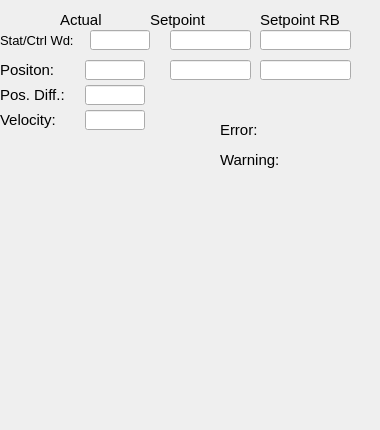
   <widget class="QWidget" name="tab">
    <property name="sizePolicy">
     <sizepolicy hsizetype="Fixed" vsizetype="Fixed">
      <horstretch>0</horstretch>
      <verstretch>0</verstretch>
     </sizepolicy>
    </property>
    <attribute name="title">
     <string>General</string>
    </attribute>
    <widget class="caLabel" name="calabel_9">
     <property name="geometry">
      <rect>
       <x>0</x>
       <y>30</y>
       <width>80</width>
       <height>20</height>
      </rect>
     </property>
     <property name="sizePolicy">
      <sizepolicy hsizetype="Fixed" vsizetype="Fixed">
       <horstretch>0</horstretch>
       <verstretch>0</verstretch>
      </sizepolicy>
     </property>
     <property name="font">
      <font>
       <pointsize>10</pointsize>
      </font>
     </property>
     <property name="text">
      <string>Stat/Ctrl Wd:</string>
     </property>
     <property name="textFormat">
      <enum>Qt::PlainText</enum>
     </property>
     <property name="scaledContents">
      <bool>false</bool>
     </property>
    </widget>
    <widget class="caLabel" name="calabel_13">
     <property name="geometry">
      <rect>
       <x>220</x>
       <y>120</y>
       <width>80</width>
       <height>20</height>
      </rect>
     </property>
     <property name="sizePolicy">
      <sizepolicy hsizetype="Fixed" vsizetype="Fixed">
       <horstretch>0</horstretch>
       <verstretch>0</verstretch>
      </sizepolicy>
     </property>
     <property name="font">
      <font>
       <pointsize>11</pointsize>
      </font>
     </property>
     <property name="text">
      <string>Error:</string>
     </property>
    </widget>
    <widget class="caLabel" name="calabel_10">
     <property name="geometry">
      <rect>
       <x>0</x>
       <y>110</y>
       <width>80</width>
       <height>20</height>
      </rect>
     </property>
     <property name="sizePolicy">
      <sizepolicy hsizetype="Fixed" vsizetype="Fixed">
       <horstretch>0</horstretch>
       <verstretch>0</verstretch>
      </sizepolicy>
     </property>
     <property name="font">
      <font>
       <pointsize>11</pointsize>
      </font>
     </property>
     <property name="text">
      <string>Velocity:</string>
     </property>
    </widget>
    <widget class="caLineEdit" name="calineedit_9">
     <property name="geometry">
      <rect>
       <x>90</x>
       <y>30</y>
       <width>60</width>
       <height>20</height>
      </rect>
     </property>
     <property name="channel" stdset="0">
      <string notr="true">$(IOC):m$(MasterID)s$(SlaveID)-Drv01-Stat</string>
     </property>
     <property name="background">
      <color alpha="0">
       <red>160</red>
       <green>160</green>
       <blue>164</blue>
      </color>
     </property>
     <property name="colorMode">
      <enum>caLineEdit::Static</enum>
     </property>
     <property name="precisionMode">
      <enum>caLineEdit::Channel</enum>
     </property>
     <property name="unitsEnabled">
      <bool>true</bool>
     </property>
    </widget>
    <widget class="caLed" name="caled_Warning">
     <property name="geometry">
      <rect>
       <x>300</x>
       <y>150</y>
       <width>52</width>
       <height>12</height>
      </rect>
     </property>
     <property name="sizePolicy">
      <sizepolicy hsizetype="Preferred" vsizetype="MinimumExpanding">
       <horstretch>0</horstretch>
       <verstretch>0</verstretch>
      </sizepolicy>
     </property>
     <property name="minimumSize">
      <size>
       <width>4</width>
       <height>12</height>
      </size>
     </property>
     <property name="toolTip">
      <string>&lt;html&gt;&lt;head/&gt;&lt;body&gt;&lt;p&gt;E-Bus Power Status&lt;/p&gt;&lt;/body&gt;&lt;/html&gt;</string>
     </property>
     <property name="rectangular">
      <bool>true</bool>
     </property>
     <property name="gradientEnabled">
      <bool>false</bool>
     </property>
     <property name="ledHeight">
      <number>10</number>
     </property>
     <property name="channel" stdset="0">
      <string notr="true">$(IOC):m$(MasterID)s$(SlaveID)-Drv01-WrnAlrm</string>
     </property>
     <property name="colorMode">
      <enum>caLed::Static</enum>
     </property>
     <property name="falseColor">
      <color>
       <red>255</red>
       <green>170</green>
       <blue>0</blue>
      </color>
     </property>
     <property name="trueColor">
      <color>
       <red>0</red>
       <green>85</green>
       <blue>0</blue>
      </color>
     </property>
     <property name="trueValue">
      <string notr="true">0</string>
     </property>
     <property name="falseValue">
      <string notr="true">1</string>
     </property>
    </widget>
    <widget class="caLed" name="caled_Error">
     <property name="geometry">
      <rect>
       <x>300</x>
       <y>120</y>
       <width>52</width>
       <height>12</height>
      </rect>
     </property>
     <property name="sizePolicy">
      <sizepolicy hsizetype="Preferred" vsizetype="MinimumExpanding">
       <horstretch>0</horstretch>
       <verstretch>0</verstretch>
      </sizepolicy>
     </property>
     <property name="minimumSize">
      <size>
       <width>4</width>
       <height>12</height>
      </size>
     </property>
     <property name="toolTip">
      <string>&lt;html&gt;&lt;head/&gt;&lt;body&gt;&lt;p&gt;E-Bus Power Status&lt;/p&gt;&lt;/body&gt;&lt;/html&gt;</string>
     </property>
     <property name="rectangular">
      <bool>true</bool>
     </property>
     <property name="gradientEnabled">
      <bool>false</bool>
     </property>
     <property name="ledHeight">
      <number>10</number>
     </property>
     <property name="channel" stdset="0">
      <string notr="true">$(IOC):m$(MasterID)s$(SlaveID)-Drv01-ErrAlrm</string>
     </property>
     <property name="colorMode">
      <enum>caLed::Static</enum>
     </property>
     <property name="falseColor">
      <color>
       <red>170</red>
       <green>0</green>
       <blue>0</blue>
      </color>
     </property>
     <property name="trueColor">
      <color>
       <red>0</red>
       <green>85</green>
       <blue>0</blue>
      </color>
     </property>
     <property name="trueValue">
      <string notr="true">0</string>
     </property>
     <property name="falseValue">
      <string notr="true">1</string>
     </property>
    </widget>
    <widget class="caLabel" name="calabel_14">
     <property name="geometry">
      <rect>
       <x>220</x>
       <y>150</y>
       <width>80</width>
       <height>20</height>
      </rect>
     </property>
     <property name="sizePolicy">
      <sizepolicy hsizetype="Fixed" vsizetype="Fixed">
       <horstretch>0</horstretch>
       <verstretch>0</verstretch>
      </sizepolicy>
     </property>
     <property name="font">
      <font>
       <pointsize>11</pointsize>
      </font>
     </property>
     <property name="text">
      <string>Warning:</string>
     </property>
    </widget>
    <widget class="caLineEdit" name="calineedit">
     <property name="geometry">
      <rect>
       <x>85</x>
       <y>60</y>
       <width>60</width>
       <height>20</height>
      </rect>
     </property>
     <property name="channel" stdset="0">
      <string notr="true">$(IOC):m$(MasterID)s$(SlaveID)-Enc01-PosAct</string>
     </property>
     <property name="background">
      <color alpha="0">
       <red>160</red>
       <green>160</green>
       <blue>164</blue>
      </color>
     </property>
     <property name="colorMode">
      <enum>caLineEdit::Static</enum>
     </property>
     <property name="precisionMode">
      <enum>caLineEdit::User</enum>
     </property>
    </widget>
    <widget class="caLabel" name="calabel_5">
     <property name="geometry">
      <rect>
       <x>0</x>
       <y>60</y>
       <width>80</width>
       <height>20</height>
      </rect>
     </property>
     <property name="sizePolicy">
      <sizepolicy hsizetype="Fixed" vsizetype="Fixed">
       <horstretch>0</horstretch>
       <verstretch>0</verstretch>
      </sizepolicy>
     </property>
     <property name="font">
      <font>
       <pointsize>11</pointsize>
      </font>
     </property>
     <property name="text">
      <string>Positon:</string>
     </property>
    </widget>
    <widget class="caTextEntry" name="catextentry_13">
     <property name="geometry">
      <rect>
       <x>170</x>
       <y>60</y>
       <width>81</width>
       <height>20</height>
      </rect>
     </property>
     <property name="minimumSize">
      <size>
       <width>0</width>
       <height>20</height>
      </size>
     </property>
     <property name="maximumSize">
      <size>
       <width>16777215</width>
       <height>20</height>
      </size>
     </property>
     <property name="readOnly">
      <bool>false</bool>
     </property>
     <property name="channel" stdset="0">
      <string notr="true">$(IOC):m$(MasterID)s$(SlaveID)-Drv01-PosCmd</string>
     </property>
     <property name="keepFocus">
      <bool>true</bool>
     </property>
    </widget>
    <widget class="caTextEntry" name="catextentry_14">
     <property name="geometry">
      <rect>
       <x>260</x>
       <y>60</y>
       <width>91</width>
       <height>20</height>
      </rect>
     </property>
     <property name="minimumSize">
      <size>
       <width>0</width>
       <height>20</height>
      </size>
     </property>
     <property name="maximumSize">
      <size>
       <width>16777215</width>
       <height>20</height>
      </size>
     </property>
     <property name="readOnly">
      <bool>false</bool>
     </property>
     <property name="channel" stdset="0">
      <string notr="true">$(IOC):m$(MasterID)s$(SlaveID)-Drv01-PosCmd-RB</string>
     </property>
     <property name="keepFocus">
      <bool>true</bool>
     </property>
    </widget>
    <widget class="caTextEntry" name="catextentry_16">
     <property name="geometry">
      <rect>
       <x>170</x>
       <y>30</y>
       <width>81</width>
       <height>20</height>
      </rect>
     </property>
     <property name="minimumSize">
      <size>
       <width>0</width>
       <height>20</height>
      </size>
     </property>
     <property name="maximumSize">
      <size>
       <width>16777215</width>
       <height>20</height>
      </size>
     </property>
     <property name="readOnly">
      <bool>false</bool>
     </property>
     <property name="channel" stdset="0">
      <string notr="true">$(IOC):m$(MasterID)s$(SlaveID)-Drv01-Cmd</string>
     </property>
     <property name="keepFocus">
      <bool>true</bool>
     </property>
    </widget>
    <widget class="caTextEntry" name="catextentry_17">
     <property name="geometry">
      <rect>
       <x>260</x>
       <y>30</y>
       <width>91</width>
       <height>20</height>
      </rect>
     </property>
     <property name="minimumSize">
      <size>
       <width>0</width>
       <height>20</height>
      </size>
     </property>
     <property name="maximumSize">
      <size>
       <width>16777215</width>
       <height>20</height>
      </size>
     </property>
     <property name="readOnly">
      <bool>false</bool>
     </property>
     <property name="channel" stdset="0">
      <string notr="true">$(IOC):m$(MasterID)s$(SlaveID)-Drv01-Cmd-RB</string>
     </property>
     <property name="keepFocus">
      <bool>true</bool>
     </property>
    </widget>
    <widget class="caLabel" name="calabel_51">
     <property name="geometry">
      <rect>
       <x>60</x>
       <y>10</y>
       <width>80</width>
       <height>20</height>
      </rect>
     </property>
     <property name="sizePolicy">
      <sizepolicy hsizetype="Fixed" vsizetype="Fixed">
       <horstretch>0</horstretch>
       <verstretch>0</verstretch>
      </sizepolicy>
     </property>
     <property name="font">
      <font>
       <pointsize>11</pointsize>
      </font>
     </property>
     <property name="text">
      <string>Actual</string>
     </property>
     <property name="textFormat">
      <enum>Qt::PlainText</enum>
     </property>
     <property name="scaledContents">
      <bool>false</bool>
     </property>
    </widget>
    <widget class="caLabel" name="calabel_52">
     <property name="geometry">
      <rect>
       <x>150</x>
       <y>10</y>
       <width>80</width>
       <height>20</height>
      </rect>
     </property>
     <property name="sizePolicy">
      <sizepolicy hsizetype="Fixed" vsizetype="Fixed">
       <horstretch>0</horstretch>
       <verstretch>0</verstretch>
      </sizepolicy>
     </property>
     <property name="font">
      <font>
       <pointsize>11</pointsize>
      </font>
     </property>
     <property name="text">
      <string>Setpoint</string>
     </property>
     <property name="textFormat">
      <enum>Qt::PlainText</enum>
     </property>
     <property name="scaledContents">
      <bool>false</bool>
     </property>
    </widget>
    <widget class="caLabel" name="calabel_53">
     <property name="geometry">
      <rect>
       <x>260</x>
       <y>10</y>
       <width>80</width>
       <height>20</height>
      </rect>
     </property>
     <property name="sizePolicy">
      <sizepolicy hsizetype="Fixed" vsizetype="Fixed">
       <horstretch>0</horstretch>
       <verstretch>0</verstretch>
      </sizepolicy>
     </property>
     <property name="font">
      <font>
       <pointsize>11</pointsize>
      </font>
     </property>
     <property name="text">
      <string>Setpoint RB</string>
     </property>
     <property name="textFormat">
      <enum>Qt::PlainText</enum>
     </property>
     <property name="scaledContents">
      <bool>false</bool>
     </property>
    </widget>
    <widget class="caStripPlot" name="castripplot_3">
     <property name="geometry">
      <rect>
       <x>10</x>
       <y>180</y>
       <width>361</width>
       <height>241</height>
      </rect>
     </property>
     <property name="Title" stdset="0">
      <string notr="true">Position</string>
     </property>
     <property name="channels" stdset="0">
      <string>$(IOC):m$(MasterID)s$(SlaveID)-Enc01-PosAct</string>
     </property>
     <property name="YAxisScaling" stdset="0">
      <enum>caStripPlot::autoScale</enum>
     </property>
     <property name="foreground">
      <color>
       <red>244</red>
       <green>244</green>
       <blue>244</blue>
      </color>
     </property>
    </widget>
    <widget class="caRelatedDisplay" name="carelateddisplay_8">
     <property name="geometry">
      <rect>
       <x>150</x>
       <y>85</y>
       <width>15</width>
       <height>16</height>
      </rect>
     </property>
     <property name="minimumSize">
      <size>
       <width>15</width>
       <height>16</height>
      </size>
     </property>
     <property name="maximumSize">
      <size>
       <width>15</width>
       <height>16</height>
      </size>
     </property>
     <property name="labels">
      <string>&gt;</string>
     </property>
     <property name="files">
      <string>ecmcGraph_v1.ui</string>
     </property>
     <property name="args">
      <string>IOC=$(IOC),TITLE=m$(MasterID)s$(SlaveID).Drv01: Position Diff,PV=$(IOC):m$(MasterID)s$(SlaveID)-Drv01-PosDiff</string>
     </property>
    </widget>
    <widget class="caRelatedDisplay" name="carelateddisplay_7">
     <property name="geometry">
      <rect>
       <x>150</x>
       <y>60</y>
       <width>15</width>
       <height>16</height>
      </rect>
     </property>
     <property name="minimumSize">
      <size>
       <width>15</width>
       <height>16</height>
      </size>
     </property>
     <property name="maximumSize">
      <size>
       <width>15</width>
       <height>16</height>
      </size>
     </property>
     <property name="labels">
      <string>&gt;</string>
     </property>
     <property name="files">
      <string>ecmcGraph_v1.ui</string>
     </property>
     <property name="args">
      <string>IOC=$(IOC),TITLE=m$(MasterID)s$(SlaveID).Drv01: Actual Position,PV=$(IOC):m$(MasterID)s$(SlaveID)-Enc01-PosAct</string>
     </property>
    </widget>
    <widget class="caLineEdit" name="calineedit_2">
     <property name="geometry">
      <rect>
       <x>85</x>
       <y>85</y>
       <width>60</width>
       <height>20</height>
      </rect>
     </property>
     <property name="channel" stdset="0">
      <string notr="true">$(IOC):m$(MasterID)s$(SlaveID)-Drv01-PosDiff</string>
     </property>
     <property name="background">
      <color alpha="0">
       <red>160</red>
       <green>160</green>
       <blue>164</blue>
      </color>
     </property>
     <property name="colorMode">
      <enum>caLineEdit::Static</enum>
     </property>
     <property name="precisionMode">
      <enum>caLineEdit::User</enum>
     </property>
    </widget>
    <widget class="caRelatedDisplay" name="carelateddisplay_9">
     <property name="geometry">
      <rect>
       <x>150</x>
       <y>110</y>
       <width>15</width>
       <height>16</height>
      </rect>
     </property>
     <property name="minimumSize">
      <size>
       <width>15</width>
       <height>16</height>
      </size>
     </property>
     <property name="maximumSize">
      <size>
       <width>15</width>
       <height>16</height>
      </size>
     </property>
     <property name="labels">
      <string>&gt;</string>
     </property>
     <property name="files">
      <string>ecmcGraph_v1.ui</string>
     </property>
     <property name="args">
      <string>IOC=$(IOC),TITLE=m$(MasterID)s$(SlaveID).Drv01: Actual Velocity,PV=$(IOC):m$(MasterID)s$(SlaveID)-Drv01-VelAct</string>
     </property>
    </widget>
    <widget class="caLineEdit" name="calineedit_3">
     <property name="geometry">
      <rect>
       <x>85</x>
       <y>110</y>
       <width>60</width>
       <height>20</height>
      </rect>
     </property>
     <property name="channel" stdset="0">
      <string notr="true">$(IOC):m$(MasterID)s$(SlaveID)-Drv01-VelAct</string>
     </property>
     <property name="background">
      <color alpha="0">
       <red>160</red>
       <green>160</green>
       <blue>164</blue>
      </color>
     </property>
     <property name="colorMode">
      <enum>caLineEdit::Static</enum>
     </property>
     <property name="precisionMode">
      <enum>caLineEdit::User</enum>
     </property>
    </widget>
    <widget class="caLabel" name="calabel_6">
     <property name="geometry">
      <rect>
       <x>0</x>
       <y>85</y>
       <width>80</width>
       <height>20</height>
      </rect>
     </property>
     <property name="sizePolicy">
      <sizepolicy hsizetype="Fixed" vsizetype="Fixed">
       <horstretch>0</horstretch>
       <verstretch>0</verstretch>
      </sizepolicy>
     </property>
     <property name="font">
      <font>
       <pointsize>11</pointsize>
      </font>
     </property>
     <property name="text">
      <string>Pos. Diff.:</string>
     </property>
    </widget>
   </widget>
